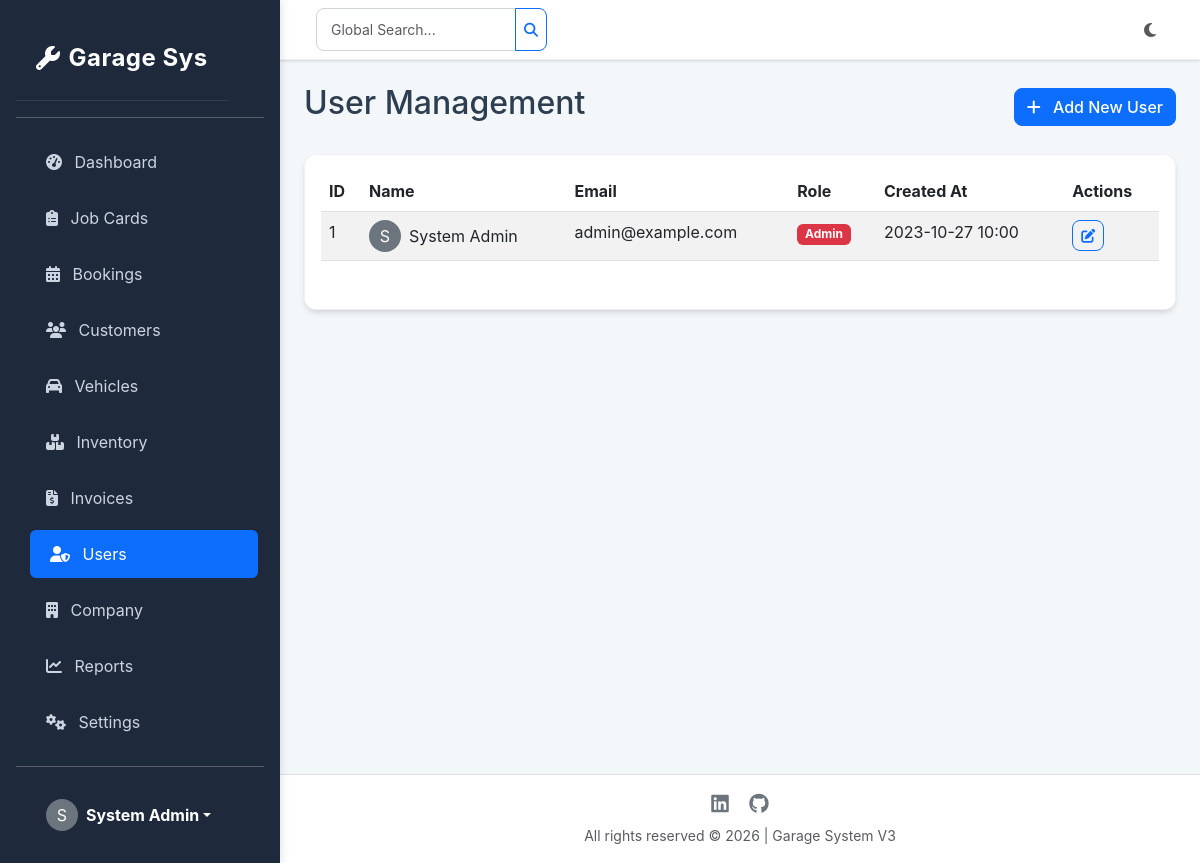
The app's page /modules/users/index.php (signed in) with its own data.
### tables this page shows
CREATE TABLE `users` (
  `id` int(11) NOT NULL,
  `name` varchar(100) NOT NULL,
  `email` varchar(100) NOT NULL,
  `password` varchar(255) NOT NULL,
  `role` enum('admin','technician') NOT NULL DEFAULT 'technician',
  `avatar` varchar(255) DEFAULT NULL,
  `created_at` timestamp NOT NULL DEFAULT current_timestamp()
);

### modules/users/index.php (the view, shortened to what this page needs)
<?php
require_once '../../config/db.php';
require_once '../../includes/header.php';
require_once '../../includes/sidebar.php';
$page = isset($_GET['page']) ? (int)$_GET['page'] : 1;
$limit = 10;
$offset = ($page - 1) * $limit;
$stmt = $pdo->prepare("SELECT * FROM users ORDER BY created_at DESC LIMIT :limit OFFSET :offset");
$stmt->bindValue(':limit', $limit, PDO::PARAM_INT);
$stmt->bindValue(':offset', $offset, PDO::PARAM_INT);
$stmt->execute();
$users = $stmt->fetchAll();
?>
<div class="d-flex justify-content-between align-items-center mb-4">
    <h2>User Management</h2>
    <a href="add.php" class="btn btn-primary"><i class="fas fa-plus me-2"></i> Add New User</a>
</div>
<div class="card">
    <div class="card-body">
        <div class="table-responsive">
            <table class="table table-striped table-hover">
                <thead>
                    <tr>
                        <th>ID</th>
                        <th>Name</th>
                        <th>Email</th>
                        <th>Role</th>
                        <th>Created At</th>
                        <th>Actions</th>
                    </tr>
                </thead>
                <tbody>
                    <?php foreach ($users as $user): ?>
                    <tr>
                        <td><?php echo $user['id']; ?></td>
                        <td>
                            <div class="d-flex align-items-center">
                                <?php if($user['avatar']): ?>
                                    <img src="../../assets/uploads/profiles/<?php echo $user['avatar']; ?>" class="rounded-circle me-2" width="32" height="32" style="object-fit: cover;">
                                <?php else: ?>
                                    <div class="rounded-circle bg-secondary me-2 d-flex align-items-center justify-content-center text-white" style="width: 32px; height: 32px;">
                                        <?php echo strtoupper(substr($user['name'], 0, 1)); ?>
                                    </div>
                                <?php endif; ?>
                                <?php echo htmlspecialchars($user['name']); ?>
                            </div>
                        </td>
                        <td><?php echo htmlspecialchars($user['email']); ?></td>
                        <td><span class="badge bg-<?php echo $user['role'] == 'admin' ? 'danger' : 'info'; ?>"><?php echo ucfirst($user['role']); ?></span></td>
                        <td><?php echo date('Y-m-d H:i', strtotime($user['created_at'])); ?></td>
                        <td>
                            <a href="edit.php?id=<?php echo $user['id']; ?>" class="btn btn-sm btn-outline-primary"><i class="fas fa-edit"></i></a>
                        </td>
                    </tr>
                    <?php endforeach; ?>
                </tbody>
            </table>
        </div>
    </div>
</div>
<?php require_once '../../includes/footer.php'; ?>

### includes/header.php (style rules this page uses)
:root { --bg-color: #f4f7fa; --text-color: #2c3e50; --sidebar-bg: #1e293b; --sidebar-text: #cbd5e1; --sidebar-hover: #334155; --card-bg: #ffffff; --card-border: rgba(0,0,0,0.05); --card-shadow: 0 4px 6px -1px rgba(0, 0, 0, 0.1), 0 2px 4px -1px rgba(0, 0, 0, 0.06); --primary-color: #2563eb; --nav-bg: #ffffff; }
body { font-family: 'Inter', 'Segoe UI', Tahoma, Geneva, Verdana, sans-serif; background-color: var(--bg-color); color: var(--text-color); transition: background-color 0.3s ease, color 0.3s ease; }
.card { background-color: var(--card-bg); border: 1px solid var(--card-border); border-radius: 12px; box-shadow: var(--card-shadow); margin-bottom: 24px; transition: transform 0.2s ease, box-shadow 0.2s ease, background-color 0.3s, color 0.3s; }
.btn { border-radius: 8px; font-weight: 500; transition: all 0.2s ease; }

### records on screen
users: id "1", name "S", name "System Admin", email "admin@example.com", role "Admin", created_at "2023-10-27 10:00"

### other values on screen
substr($_SESSION['name'] ?? 'U', 0, 1) "S"
$_SESSION['name'] "System Admin"
